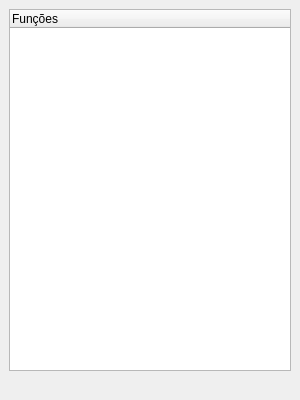
<?xml version="1.0" encoding="UTF-8"?>
<ui version="4.0">
 <class>DockWidget</class>
 <widget class="QDockWidget" name="DockWidget">
  <property name="geometry">
   <rect>
    <x>0</x>
    <y>0</y>
    <width>300</width>
    <height>400</height>
   </rect>
  </property>
  <property name="windowTitle">
   <string>Controle do Acervo</string>
  </property>
  <widget class="QWidget" name="dockWidgetContents">
   <layout class="QVBoxLayout" name="verticalLayout">
    <item>
     <widget class="QTreeWidget" name="treeWidget">
      <column>
       <property name="text">
        <string>Funções</string>
       </property>
      </column>
     </widget>
    </item>
    <item>
     <widget class="QLabel" name="versionLabel">
      <property name="alignment">
       <set>Qt::AlignRight|Qt::AlignTrailing|Qt::AlignVCenter</set>
      </property>
     </widget>
    </item>
   </layout>
  </widget>
 </widget>
 <resources/>
 <connections/>
</ui>
